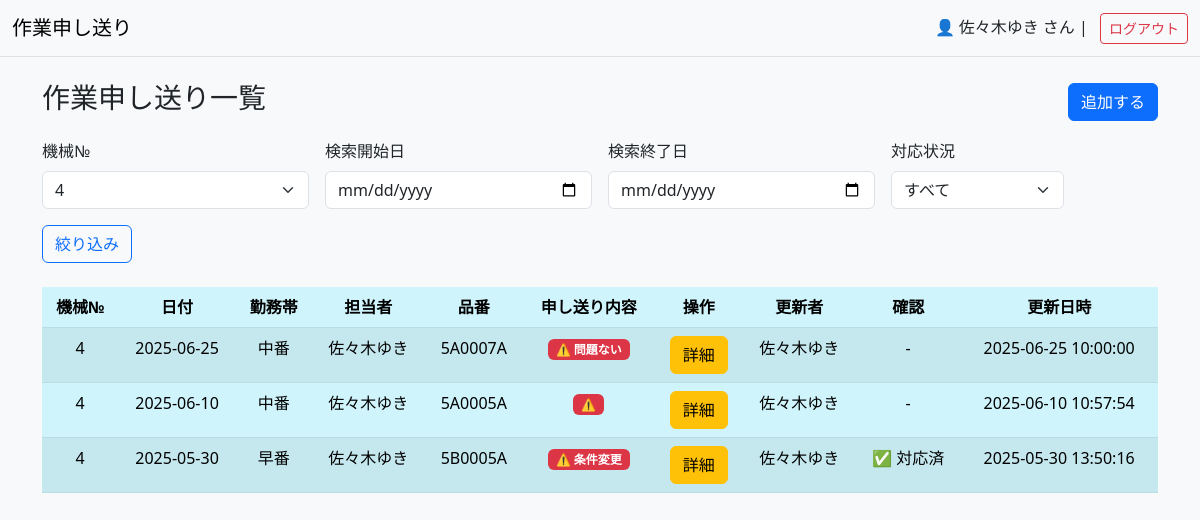
The app's page /?machine_no=4 (signed in) with its own data.
### tables this page shows
CREATE TABLE work_notes (
        id INTEGER PRIMARY KEY AUTOINCREMENT,
        machine_no TEXT NOT NULL,           -- 機械番号
        date DATE NOT NULL,                 -- 日付
        shift TEXT NOT NULL,                -- 勤務帯（例：早番、遅番など）
        operator TEXT NOT NULL,             -- 担当者
        product_no TEXT NOT NULL,           -- 品番
        note TEXT NOT NULL,                 -- 申し送り内容
        created_at TIMESTAMP DEFAULT CURRENT_TIMESTAMP,
        updated_at TIMESTAMP DEFAULT CURRENT_TIMESTAMP
    , additional_note TEXT, updated_by TEXT, updater TEXT, resolved BOOLEAN DEFAULT 0, status TEXT DEFAULT 'no_issue', resolved_by TEXT);

### app.py (the view)
@app.route("/", methods=["GET", "POST"])
def index():
    if "user_id" not in session:
        return redirect(url_for("login"))
    if request.method == "POST":
        machine_no = request.form["machine_no"]
        date = request.form["date"]
        shift = request.form["shift"]
        operator = session.get("name")  # ログイン中のユーザー名を担当者として記録
        product_no = request.form["product_no"]
        note = request.form["note"]
        updater = session.get("name")
        database3.add_work_note(machine_no, date, shift, operator, product_no, note, updater)
        return redirect(url_for("index"))
    else:
        machine_no = request.args.get("machine_no")
        start_date = request.args.get("start_date")
        end_date = request.args.get("end_date")
        resolved_str = request.args.get("resolved")
        resolved = int(resolved_str) if resolved_str in ["0", "1"] else None
        work_notes = database3.get_filtered_work_notes(machine_no, start_date, end_date, resolved)
        machine_nos = database3.get_machine_nos()  # ← 機械№一覧
        return render_template("index.html", work_notes=work_notes, machine_nos=machine_nos)

### database3.py (called while the page is built)
def get_connection_db():
    conn = sqlite3.connect("todo.db")
    conn.row_factory = sqlite3.Row
    print("ok")
    return conn

def get_machine_nos():
    conn = get_connection_db()
    c = conn.cursor()
    c.execute("SELECT DISTINCT machine_no FROM work_notes ORDER BY machine_no")
    return [row["machine_no"] for row in c.fetchall()]

### templates/index.html (shortened to what this page needs)
{% extends "base.html" %}
{% block content %}
<div class="d-flex justify-content-between align-items-center mb-3">
            <h3>作業申し送り一覧</h3>
            <button class="btn btn-primary" data-bs-toggle="collapse" data-bs-target="#addform">追加する</button>
</div>
<form method="get" class="row g-3 mb-4">
    <div class="col-md-3">
        <label for="machine_no" class="form-label">機械№</label>
        <select name="machine_no" class="form-select">
            {% for i in range(1, 21) %}
            <option value="{{ i }}" {% if request.args.get('machine_no')==(i | string) %}selected{% endif %}>{{ i }}</option>
            {% endfor %}
        </select>
    </div>
    <div class="col-md-3">
        <label for="start_date" class="form-label">検索開始日</label>
        <input type="date" name="start_date" class="form-control" value="{{ request.args.get('start_date', '') }}">
    </div>
    <div class="col-md-3">
        <label for="end_date" class="form-label">検索終了日</label>
        <input type="date" name="end_date" class="form-control" value="{{ request.args.get('end_date', '') }}">
    </div>
    <div class="col-md-2">
        <label for="resolved" class="form-label">対応状況</label>
        <select name="resolved" class="form-select">
            <option value="">すべて</option>
        </select>
    </div>
    <div class="col-md-2">
        <button type="submit" class="btn btn-outline-primary">絞り込み</button>
    </div>
</form>
<table class="table table-striped table-hover text-center table-info">
    <thead>
        <tr>
            <th>機械№</th>
            <th>日付</th>
            <th>勤務帯</th>
            <th>担当者</th>
            <th>品番</th>
            <th>申し送り内容</th>
            <th>操作</th>
            <th>更新者</th>
            <th>確認</th>
            <th>更新日時</th>
        </tr>
    </thead>
    <tbody>
         {% for note in work_notes %}
                <tr>
                    <td>{{ note['machine_no'] }}</td>
                    <td>{{ note['date'] }}</td>
                    <td>{{ note['shift'] }}</td>
                    <td>{{ note['operator'] }}</td>
                    <td>{{ note['product_no'] }}</td>
                    {% set lines = note['note'].split('\n') %}
                    {% set last_note = lines[-1] %}
                    <td style="max-width: 200px; word-break: break-word; white-space: normal;">
                        {% if '問題なし' in last_note %}
                        <span class="badge bg-success">✅ 問題なし</span>
                        {% else %}
                        <span class="badge bg-danger">⚠️ {{ last_note }}</span>
                        {% endif %}
                    </td>
                    <td>
                        <a href="{{ url_for('show', id=note['id']) }}" class="btn btn-warning">詳細</a>
                    </td>
                    <td>{{ note.updater or '-' }}</td>
                    <td>
                        {% if note['resolved'] == 1 %}
                            ✅ 対応済
                        {% elif note['status'] == 'no_issue' %}
                            ✅ 問題なし
                        {% elif note['status'] == 'has_issue' %}
                            ⚠️ 要対応
                        {% else %}
                            -
                        {% endif %}
                    </td>
                    <td>{{ note.updated_at or '-' }}</td>
                </tr>
            {% endfor %}
            </tbody>
        </table>
    </div>
{% endblock %}

### records on screen
work_notes: machine_no "4", date "2025-06-25", shift "中番", operator "佐々木ゆき", product_no "5A0007A", note "問題ない", updater "佐々木ゆき", updated_at "2025-06-25 10:00:00"
work_notes: machine_no "4", date "2025-06-10", shift "中番", operator "佐々木ゆき", product_no "5A0005A", updater "佐々木ゆき", updated_at "2025-06-10 10:57:54"
work_notes: machine_no "4", date "2025-05-30", shift "早番", operator "佐々木ゆき", product_no "5B0005A", note "条件変更", updater "佐々木ゆき", resolved "✅ 対応済", updated_at "2025-05-30 13:50:16"

### other values on screen
{{ session.name }} "佐々木ゆき"
form field machine_no "4"
